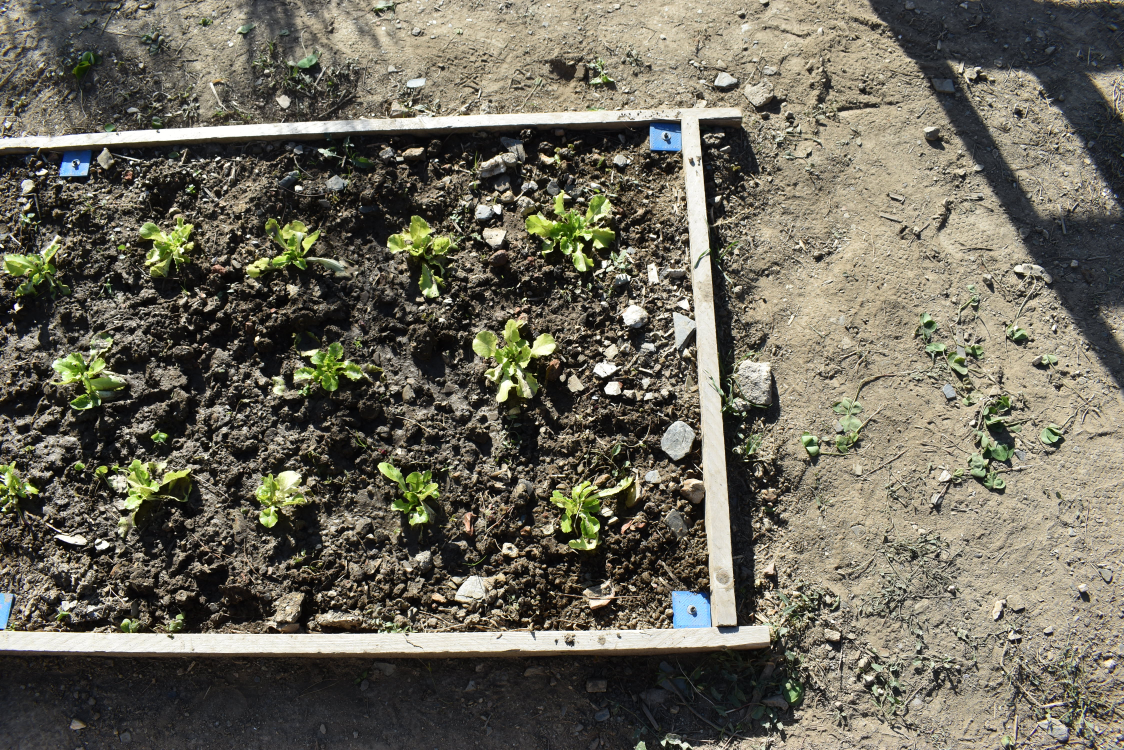
#> input picture stitching/images/DSC_0107.JPG, 4496 x 3000 px (shown at 1/4 size); its folder holds only this picture in this run
$ python -i 06_registration.py   (imports and definitions only)
#> lines starting #> are read from the running program, lines starting #| are printed output that depends on the picture; after the words box and inside, x2 and y2 are one past the last pixel; in counts of white or black regions, pixels touching at a corner belong together
#> further down, picture is the input picture: shape (3000, 4496, 3); mean B, G, R 91.3, 104.9, 108.7
import os
import json
import numpy as np
import open3d as o3d
import copy
import cv2
import imutils
from _parameters_ import folder


# [102 lines left out: functions to_o3d_cloud, draw_registration_result, preprocess_point_cloud, prepare_dataset, execute_global_registration, refine_registration and 3 more, not called in this run]


def find_markers(image):
    resized = imutils.resize(image, width=2000)
    hsv = cv2.cvtColor(resized, cv2.COLOR_BGR2HSV)  # converting to HSV
#> hsv: shape (1334, 2000, 3); mean H, S, V 41.2, 54.7, 111
    lower_red = np.array([70, 80, 50])  # lower range for blue marker
    upper_red = np.array([150, 255, 255])  # upper range for blue marker
    mask = cv2.inRange(hsv, lower_red, upper_red)  # find the blue marker
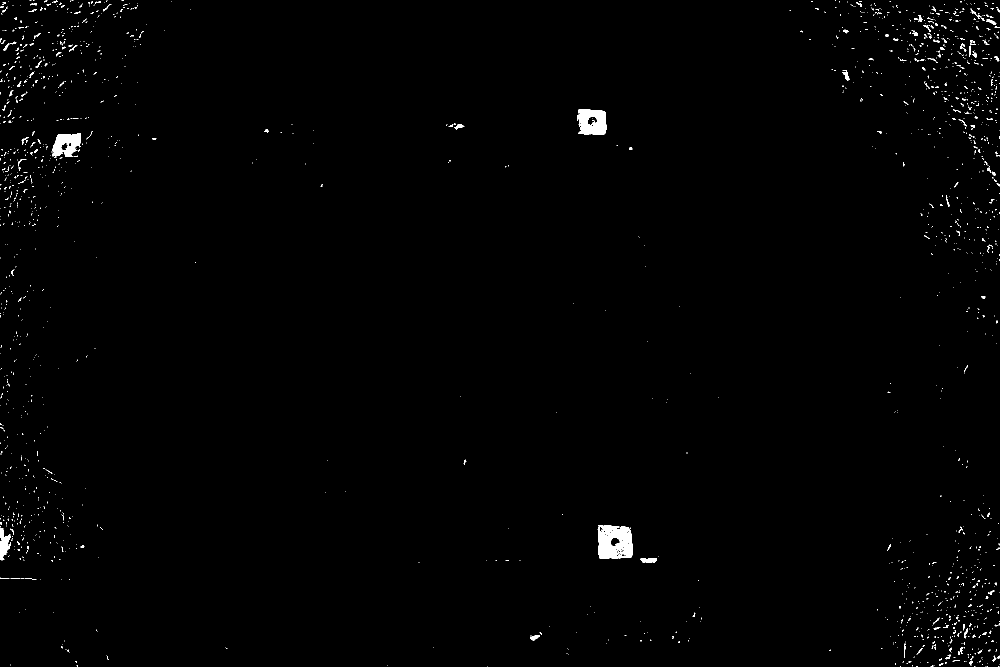
#> mask: shape (1334, 2000) (shown at 1/2 size); 0.74% white; 1826 white regions (1693 under 20 px), largest, box (x1, y1, x2, y2) and area: (1195, 1050, 1266, 1118) 3611, (1155, 219, 1213, 270) 2390, (104, 266, 162, 314) 1825
    res = cv2.bitwise_and(resized, resized, mask=mask)
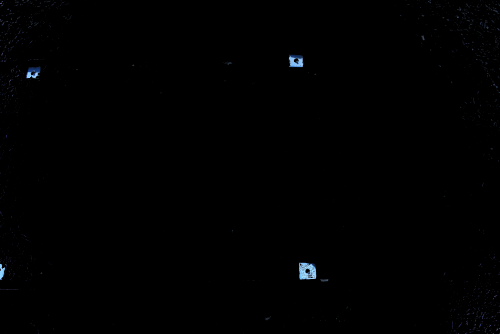
#> res: shape (1334, 2000, 3) (shown at 1/4 size); mean B, G, R 1, 0.7, 0.6
    blurred = cv2.GaussianBlur(res, (11, 11), cv2.BORDER_DEFAULT)
    gray = cv2.cvtColor(blurred, cv2.COLOR_BGR2GRAY)
    thresh = cv2.threshold(gray, 60, 255, cv2.THRESH_BINARY)[1]
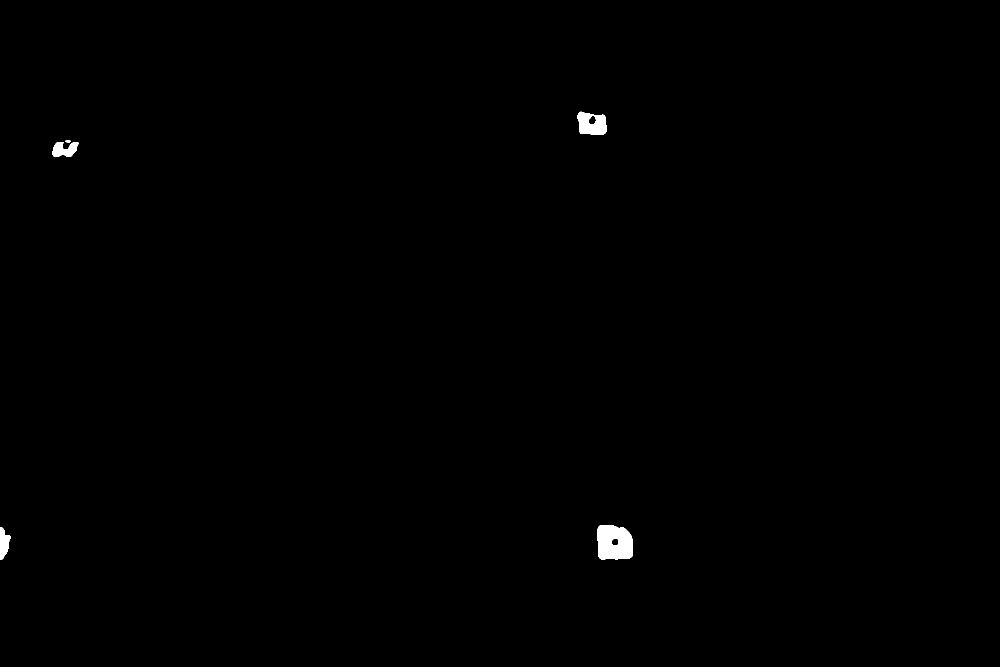
#> thresh: shape (1334, 2000) (shown at 1/2 size); 0.31% white; 5 white regions
    thresh = imutils.resize(thresh, width=image.shape[1])
#> thresh: shape (2998, 4496)
    cnts = cv2.findContours(thresh, cv2.RETR_EXTERNAL,
                            cv2.CHAIN_APPROX_SIMPLE)
#> cnts = 5 contours; box (x1, y1, x2, y2) and area: (2686, 2359, 2846, 2515) 22084, (2596, 501, 2730, 605) 11256, (236, 638, 353, 706) 5429, (0, 2368, 48, 2518) 4489, (294, 629, 317, 641) 216
    cnts = imutils.grab_contours(cnts)
    centroids = np.asarray([[0, 0, 0]])[1:]
    for c in cnts:
        M = cv2.moments(c)
        cX = int(M["m10"] / M["m00"])
        cY = int(M["m01"] / M["m00"])
        markers = np.asarray([[cX, cY, 0]])
        centroids = np.concatenate((centroids, markers), axis=0)
        cv2.circle(thresh, (cX, cY), 30, (255, 255, 255), -1)
#> this loop made 5 passes
#> (cX, cY, centroids) on passes 1 to 3: (17, 2442, [[17, 2442, 0]]), (2761, 2439, [[17, 2442, 0], [2761, 2439, 0]]), (290, 672, [[17, 2442, 0], [2761, 2439, 0], [290, 672, 0]])
#> after the loop, centroids = [[17, 2442, 0], [2761, 2439, 0], [290, 672, 0], [304, 634, 0], [2661, 556, 0]]
    # cv2.imshow("result", img)
    # cv2.waitKey(0)
    markers_cloud = o3d.utility.Vector3dVector(centroids)
    return markers_cloud, centroids


# [2 lines not run here, left out]

# Reading scans from json files

base_folder = os.path.split(folder)[0]
json_dirs = []

detected_total_dir = {}
output_dir = {}

# [8 lines not run here, left out]

scans = {}  # {date : np.array(points)}

# [12 lines not run here, left out]


# Putting the best scan as reference and aligning everything on top of this


# Sorting scans by the number of scanned elements
dates = list(scans.keys())
len_scans = []
# [2 lines not run here, left out]
dates = [x for _, x in sorted(zip(len_scans, dates))]


marker_clouds = {}
# detecting the blue markers to use for registration
# [6 lines not run here, left out]
    # print(marker_centroids)


voxel_size = 10

# [1 line that did not run here, left out]
# [1 line that did not run here, left out]

global_reg = {}
# [1 line that did not run here, left out]


# Finding transformation matrices to register all pointclouds on top of target
# [6 lines not run here, left out]
# [1 line that did not run here, left out]
# [1 line that did not run here, left out]

cloud_total = o3d.geometry.PointCloud()

# Using the transformation Matrix to align the point clouds to reference point-cloud
registered = {}
# [4 lines not run here, left out]


# input: source is the reference point cloud, target is the could to compare

indexes = {}
# [1 line that did not run here, left out]
# [18 lines not run here, left out]

>>> import cv2
>>> picture = cv2.imread('../../stitching/images/DSC_0107.JPG')
>>> result = find_markers(picture)
